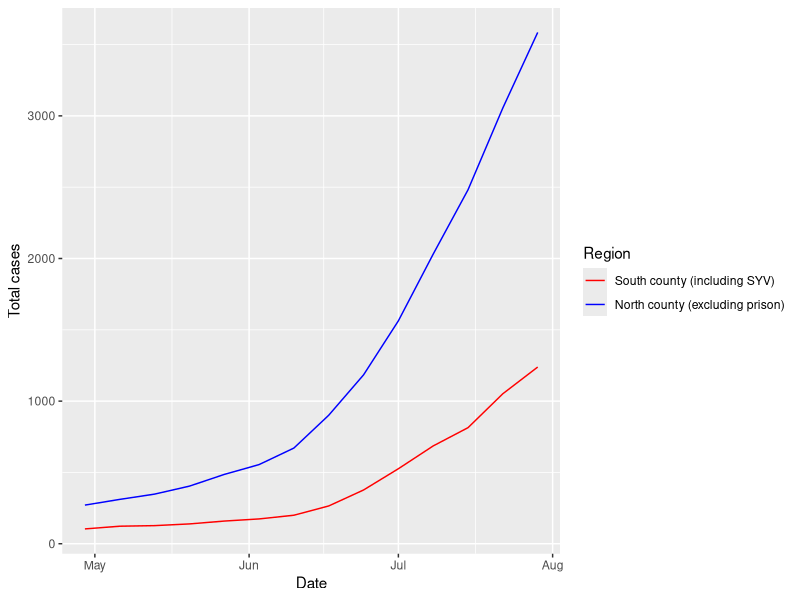
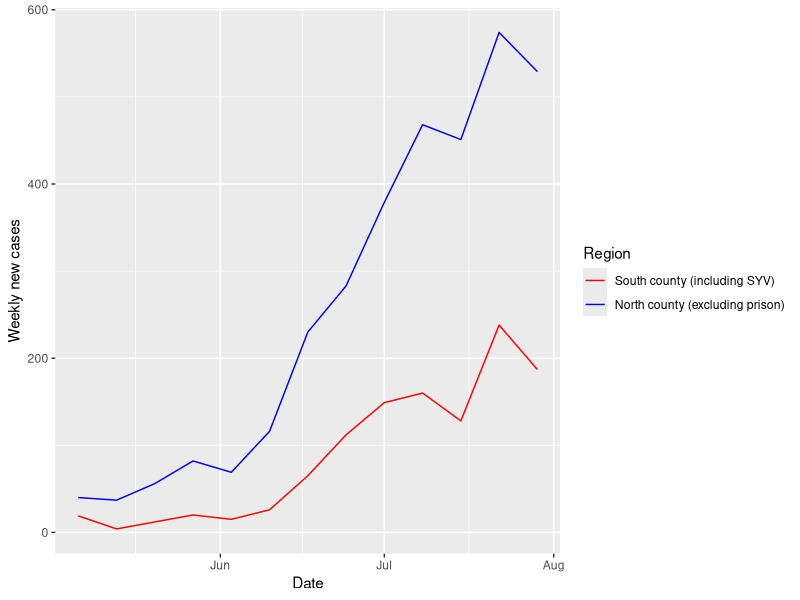
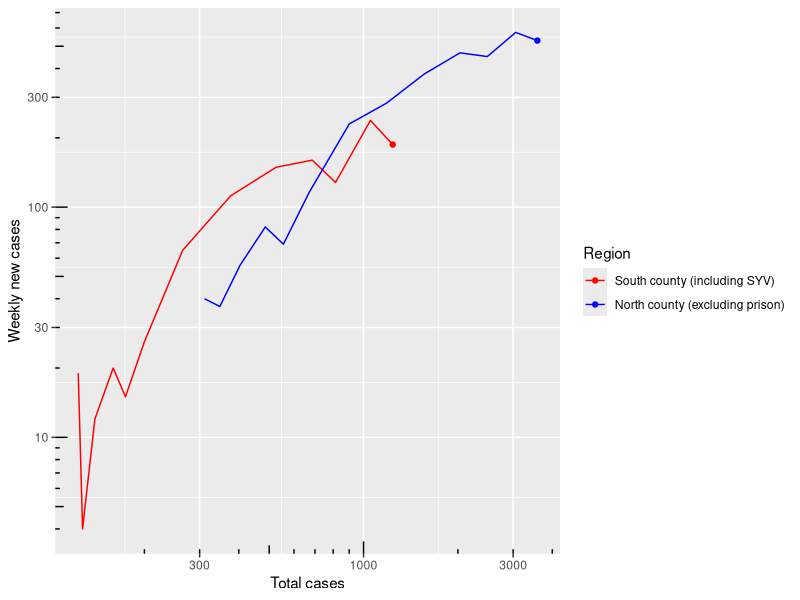

Write R code to recreate these figures, in order.
## ---- chunk 1
knitr::opts_chunk$set(echo = TRUE)
## ---- chunk 2
library(tidyverse)
library(lubridate)
## ---- chunk 3
raw_data <- read_csv("data/data.csv", col_types="fiD")
head(raw_data)
## ---- chunk 4
range(raw_data$date)
## ---- chunk 5
raw_data %>%
  group_by(area) %>%
  arrange(date) %>%
  mutate(delta=cases-lag(cases)) %>% # computed by group
  filter(delta < 0)
## ---- chunk 6
south_areas <- c("SOUTH COUNTY UNINCORPORATED AREA includes communities of Montecito, Summerland and the City of Carpinteria",
                 "CITY OF SANTA BARBARA and the unincorporated area of Mission Canyon",
                 "CITY OF GOLETA",
                 "COMMUNITY OF ISLA VISTA",
                 "UNINCORPORATED AREA OF THE GOLETA VALLEY AND GAVIOTA",
                 "SANTA YNEZ VALLEY including the Cities of Solvang & Buellton, and the communities of Santa Ynez, Los Alamos, Los Olivos and Ballard")
north_areas <- c("CITY OF LOMPOC and the communities of Mission Hills and Vandenberg Village",
                 "CITY OF SANTA MARIA",
                 "COMMUNITY OF ORCUTT",
                 "UNINCORPORATED AREAS of Sisquoc, Casmalia, Garey, Cuyama, New Cuyama, and the City of Guadalupe")
other_areas <- c("FEDERAL PRISON IN LOMPOC",
                 "People incarcerated at the Federal Prison in Lompoc",
                 "Out of County")

base_data <- raw_data %>%
  mutate(region=fct_collapse(area, south=south_areas, north=north_areas, other=other_areas)) %>%
  filter(region != "other") %>%
  group_by(region, date) %>%
  summarize(cases=sum(cases)) %>%
  filter(wday(date) == 4)
## ---- chunk 7
legend <- scale_color_manual(
  labels=c("South county (including SYV)", "North county (excluding prison)"),
  values=c("red", "blue"))

ggplot(base_data, aes(x=date, y=cases, color=region)) + geom_line() +
  labs(x="Date", y="Total cases", color="Region") +
  legend
## ---- chunk 8
week_data <- base_data %>%
  arrange(date) %>%
  mutate(new_cases=cases-lag(cases)) %>%
  drop_na # first row in each group is NA

ggplot(week_data, aes(x=date, y=new_cases, color=region)) + geom_line() +
  labs(x="Date", y="Weekly new cases", color="Region") +
  legend
## ---- chunk 9
ggplot(week_data, aes(x=cases, y=new_cases, color=region)) +
  geom_line() +
  geom_point(data=week_data[week_data$date==max(week_data$date),]) + # add terminal points
  scale_x_log10() + scale_y_log10() +
  annotation_logticks() +
  labs(x="Total cases", y="Weekly new cases", color="Region") +
  legend
## ---- chunk 10
data <- base_data %>% filter(region == "north") %>% arrange(date)
growth_rate <- (data[13,"cases"]/data[1,"cases"])^(1/12)
doubling_time <- log(2)/log(growth_rate) # weeks
